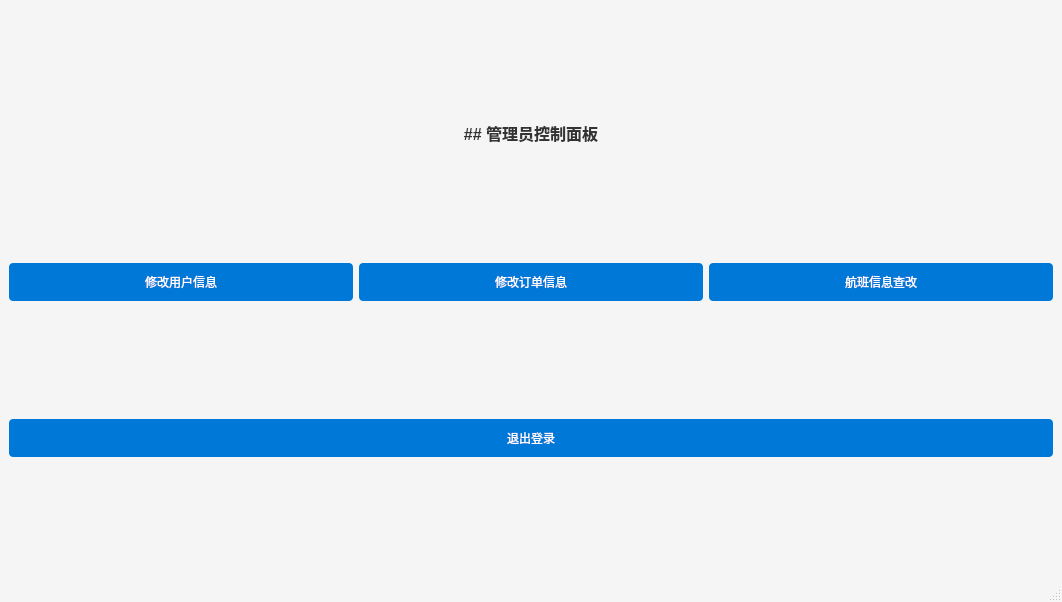
<?xml version="1.0" encoding="UTF-8"?>
<ui version="4.0">
 <class>MainInterface</class>
 <widget class="QMainWindow" name="MainInterface">
  <property name="geometry">
   <rect>
    <x>0</x>
    <y>0</y>
    <width>1062</width>
    <height>602</height>
   </rect>
  </property>
  <property name="styleSheet">
   <string>QMainWindow {
    background-color: #F5F5F5;
    font-family: 'Segoe UI', sans-serif;
}

QPushButton {
    background-color: #0078D7;
    border: none;
    border-radius: 4px;
    color: white;
    padding: 10px;
    min-width: 150px;
}

QPushButton:hover {
    background-color: #005FAC;
}

QPushButton:pressed {
    background-color: #003D79;
}

QLabel {
    font-size: 16px;
    font-weight: bold;
    color: #333;
}</string>
  </property>
  <widget class="QWidget" name="centralwidget">
   <layout class="QGridLayout" name="gridLayout">
    <item row="1" column="0">
     <widget class="QPushButton" name="profileManagementButton">
      <property name="cursor">
       <cursorShape>PointingHandCursor</cursorShape>
      </property>
      <property name="text">
       <string>修改用户信息</string>
      </property>
     </widget>
    </item>
    <item row="1" column="1">
     <widget class="QPushButton" name="orderchangebutton">
      <property name="text">
       <string>修改订单信息</string>
      </property>
     </widget>
    </item>
    <item row="1" column="2">
     <widget class="QPushButton" name="InsertAndDeleteButton">
      <property name="cursor">
       <cursorShape>PointingHandCursor</cursorShape>
      </property>
      <property name="text">
       <string>航班信息查改</string>
      </property>
     </widget>
    </item>
    <item row="2" column="0" colspan="3">
     <widget class="QPushButton" name="pushButton">
      <property name="cursor">
       <cursorShape>PointingHandCursor</cursorShape>
      </property>
      <property name="text">
       <string>退出登录</string>
      </property>
     </widget>
    </item>
    <item row="0" column="0" colspan="3">
     <widget class="QLabel" name="welcomeLabel">
      <property name="sizePolicy">
       <sizepolicy hsizetype="Preferred" vsizetype="Maximum">
        <horstretch>0</horstretch>
        <verstretch>0</verstretch>
       </sizepolicy>
      </property>
      <property name="layoutDirection">
       <enum>Qt::LeftToRight</enum>
      </property>
      <property name="text">
       <string>## 管理员控制面板</string>
      </property>
      <property name="textFormat">
       <enum>Qt::MarkdownText</enum>
      </property>
      <property name="alignment">
       <set>Qt::AlignCenter</set>
      </property>
     </widget>
    </item>
   </layout>
  </widget>
  <widget class="QMenuBar" name="menuBar">
   <property name="geometry">
    <rect>
     <x>0</x>
     <y>0</y>
     <width>1062</width>
     <height>22</height>
    </rect>
   </property>
  </widget>
  <widget class="QStatusBar" name="statusBar"/>
 </widget>
 <resources/>
 <connections/>
</ui>
